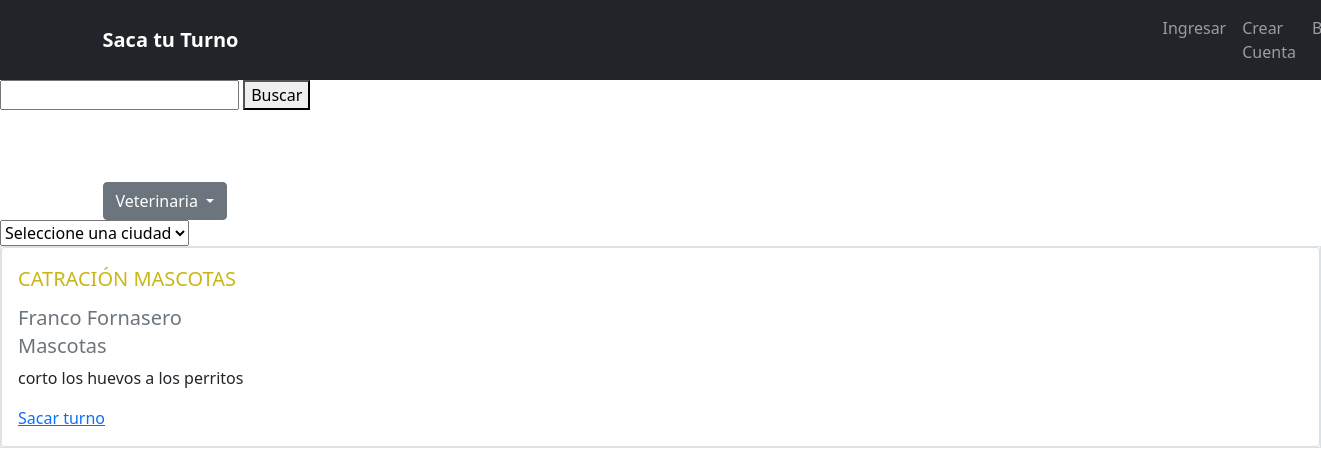
Page /categorias/4/ on the committed database.
### sitio/models.py (models this page shows, shortened)
class SubCategoria(models.Model):
    nombre = models.CharField(max_length=255, blank = False)
    categoria = models.ForeignKey(Categoria, on_delete=models.CASCADE)

class ServicioPrestado(models.Model):
    nombre = models.CharField(max_length=50, blank = False)       # NO LLEVA NOMBRE EL SERVICIO PRESTADO
    descripcion = models.TextField(max_length=150, blank = False)
    propietario = models.ForeignKey(User, on_delete=models.CASCADE)
    categoria = models.ForeignKey(Categoria, on_delete=models.CASCADE, blank = True, null= True)
    subcategoria = models.ForeignKey(SubCategoria, on_delete=models.CASCADE, blank = True, null= True)
    diasAtencion = models.ManyToManyField(Days)
    duracionTurno = models.IntegerField(default = 30, null= False, blank = False)
    ciudad = models.CharField(max_length= 20, choices = ciudades, verbose_name='Ciudad', blank = True, null= True, default = 'Rafaela')
    inicioJornada = models.TimeField( auto_now=False, auto_now_add=False, verbose_name="Inicio de Jornada",blank=True, null=False, default='08:00:00')
    finJornada = models.TimeField( auto_now=False, auto_now_add=False, verbose_name="Fin de Jornada",blank=True, null=False, default='17:00:00')

class Categoria(models.Model):
    nombre = models.CharField(max_length=255, blank = False)
    @property
    def traerSubcategorias(self):
        return SubCategoria.objects.filter(categoria__id = self.id)
    def __str__(self):
        return self.nombre

### sitio/views.py (the view, shortened to what this page needs)
def categorias_filtro(request, id_subcategoria=None, ciudad=None):
    categorias = Categoria.objects.all()
    if id_subcategoria:
       subcategoria = SubCategoria.objects.get(id = id_subcategoria)
    if id_subcategoria != None and ciudad == None:
        servicios = ServicioPrestado.objects.filter(subcategoria_id = id_subcategoria)
    elif id_subcategoria == None and ciudad != None:
        servicios = ServicioPrestado.objects.filter(ciudad = ciudad)
    else:
        servicios = ServicioPrestado.objects.filter(subcategoria_id = id_subcategoria, ciudad = ciudad)
    query = request.GET.get('buscar_servicio')
    context = {
        'categorias': categorias,
        'servicios': servicios,
    }
    if id_subcategoria:
        context['subcategoria'] = subcategoria
    return render(request, 'categorias.html', context)

### templates/categorias.html (shortened to what this page needs)
{% include "header.html" %}
{%block content %}
    <form method="GET">
        <div>
            <input type="text" name="buscar_servicio" id="" value="{{request.GET.buscar_servicio}}">
            <button type="submit">Buscar</button>
        </div>
    </form>
    <div class="container" style="padding-top: 3.5rem">
        <div class="dropdown mt-3">
            <button class="btn btn-secondary dropdown-toggle" type="button" id="dropdownMenuButton" data-bs-toggle="dropdown" aria-haspopup="true" aria-expanded="false">
                {% if subcategoria %}
                     {{ subcategoria.nombre}}
                {%else%}
                    Categorias
                {%endif%}
            </button>
        </div>
    </div>
    <select name="elegir_ciudad" id = "elegir_ciudad" onchange="myFunction()">
        <option value="">
            {% if request.GET.elegir_ciudad %}
                {{request.GET.elegir_ciudad}}
            {% else %}
                Seleccione una ciudad
            {% endif %}
        </option>
    </select>
    <div class="card-group border border-black">
            {%for item in servicios %}
            <div class="card">
                <div class="card-body">
                    <div class="card-title letracaja colorcito text-uppercase"><p>{{item.nombre}} </p> </div>
                    <h6 class="card-subtitle letracaja mb-2 text-muted">{{item.propietario.first_name}} {{item.propietario.last_name}}</h6>
                    <h6 class="card-subtitle letracaja mb-2 text-muted">{{item.categoria}}</h6>
                    <div class="panel-text"><p>{{item.descripcion}}</p></div>
                    <div class="panel-foocter"><a href="{% url 'pedir_turno' item.id item.propietario.id %}">Sacar turno</a></div>
                </div>
            </div>
            {%endfor%}
    </div>
{% endblock %}

### static/sitio/styles.css (style rules this page uses)
.colorcito { color: rgb(201, 183, 22); }
.letracaja { font-size: 20px; }

### static/fullcalendar/main.css (style rules this page uses)
:root { --fc-daygrid-event-dot-width: 8px; }
:root { --fc-list-event-dot-width: 10px; --fc-list-event-hover-bg-color: #f5f5f5; }

### rows in the picture
SubCategoria: nombre "Veterinaria"
ServicioPrestado: nombre "CATRACIÓN MASCOTAS", propietario.first_name "Franco", propietario.last_name "Fornasero", categoria "Mascotas", descripcion "corto los huevos a los perritos"
